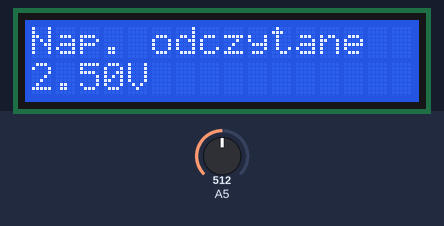
This sketch was run on a simulated Arduino Uno, built with avr-gcc and run on an emulated ATmega328P. On the bench: 16×2 character LCD. The test bench sets the inputs (shaded band); at power-on: A5 = 512.

Above: at 1.2 s.
1.3 s: A5 set to 716
At 2.5 s:
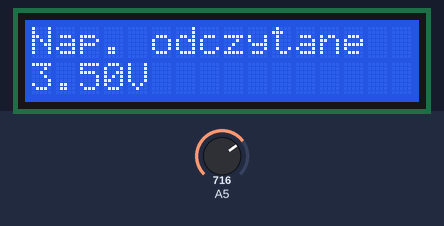
2.8 s: A5 set to 900
At 3.6 s:
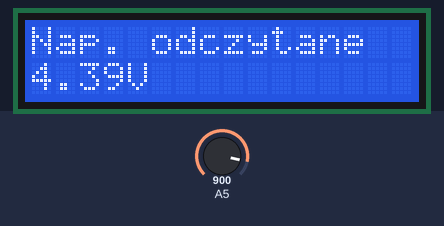
4.3 s: A5 set to 1023
At 4.8 s:
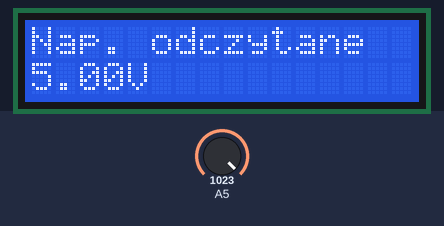
Timing chart, 0 to 7.3 s (numbered marks = the images above; inputs shaded):
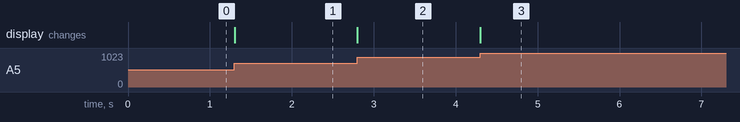

Measured:
- after the input at 1.3 s, the display: changes at once (image 1)
- after the input at 2.8 s, the display: changes at once (image 2)
- after the input at 4.3 s, the display: changes at once (image 3)

The sketch:

Odczyt_poten_lcd.ino
```cpp
#include <LiquidCrystal.h>
LiquidCrystal lcd(2,3,4,5,6,7);

void setup() {
  // put your setup code here, to run once:
  lcd.begin(16, 2); //Deklaracja typu
  lcd.clear();
  lcd.setCursor(0, 0); //Ustawienie kursora
  lcd.print("Nap. odczytane");
  lcd.setCursor(0,1);
  lcd.print("0.00V");
}

double odczyt = 0;
void loop() {
  // put your main code here, to run repeatedly:
  odczyt = analogRead(A5)*5.0/1024.0;
  lcd.setCursor(0,1);
  lcd.print(odczyt);

}
```
